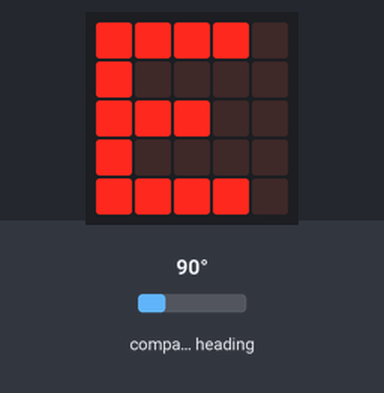
Bench run of a program on a simulated BBC micro:bit (MakeCode). On the bench: the board's 5×5 LED display. Inputs (shaded band) come from the test bench; at power-on: compass heading 90°. The compass is already calibrated.

Above: at 1.3 s.
1.4 s: compass heading set to 50°
2.9 s: compass heading set to 41°
At 3.7 s:
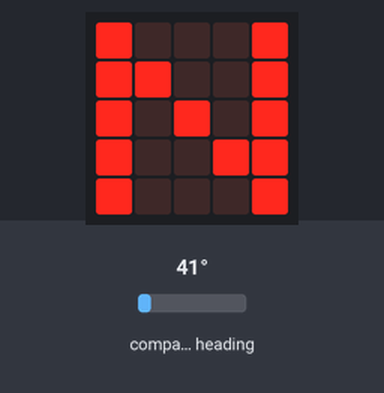
4.6 s: compass heading set to 180°
At 5.1 s:
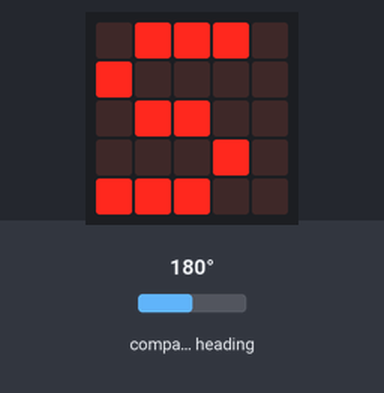
6.2 s: compass heading set to 219°
7.7 s: compass heading set to 232°
At 9.0 s:
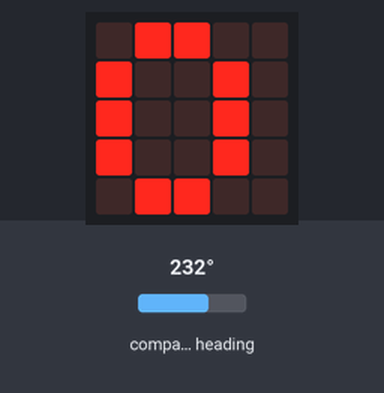
9.3 s: compass heading set to 7°
At 10.6 s:
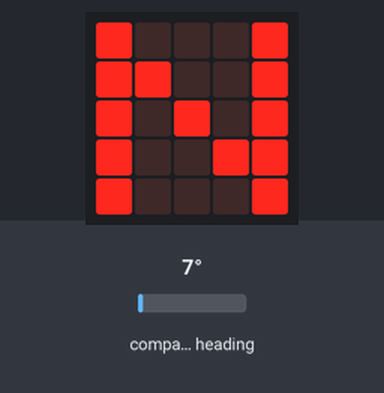
Timing chart, 0 to 11.8 s (numbered marks = the images above; inputs shaded):
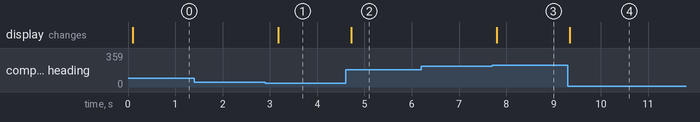

Measured:
- the behaviour switches between 46 and 45° on compass heading (found by bisection; images 0 and 1)
- the behaviour switches between 225 and 226° on compass heading (found by bisection; images 2 and 3)
- after the input at 1.4 s, every drawn part: stays the same
- after the input at 2.9 s, the display: changes after 0.28 s (image 1)
- after the input at 4.6 s, the display: changes after 0.12 s (image 2)
- after the input at 6.2 s, every drawn part: stays the same
- after the input at 7.7 s, the display: changes after 0.10 s (image 3)
- after the input at 9.3 s, the display: changes at once (image 4)

The program:

main.ts
```typescript
let angle = 0
input.calibrateCompass()
basic.forever(function () {
    angle = input.compassHeading()
    if (angle > 45 && angle <= 135) {
        basic.showString("E")
    } else {
        if (angle > 135 && angle <= 225) {
            basic.showString("S")
        } else {
            if (angle > 225 && angle <= 315) {
                basic.showString("O")
            } else {
                basic.showString("N")
            }
        }
    }
})
```

test.ts
```typescript
// les tests vont ici ; cela ne sera pas compilé si ce paquet est utilisé en tant qu'extension.
```
